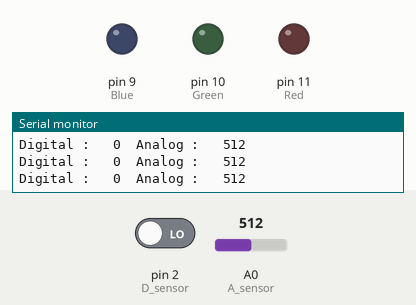
Simulated run of this sketch. Board: Arduino Uno, built with avr-gcc and run on an emulated ATmega328P. Shown: output pins drawn as LEDs (lit = HIGH), the last lines printed to the serial monitor. The inputs (shaded band) are chosen by the test bench; at power-on: pin 2 (D_sensor) LOW, A0 (A_sensor) = 512.

Above: at 1.2 s.
1.3 s: pin 2 (D_sensor) driven HIGH
At 2.2 s:
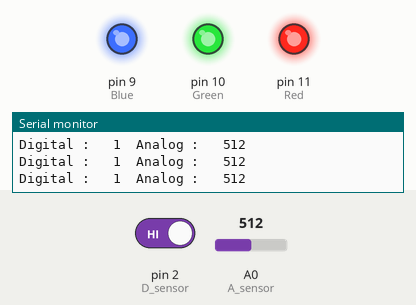
2.8 s: A0 (A_sensor) set to 110
4.3 s: A0 (A_sensor) set to 94
7.3 s: pin 2 (D_sensor) driven LOW
At 8.1 s:
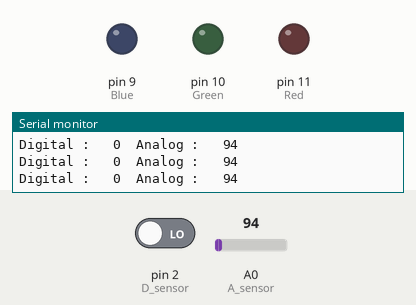
Timing chart, 0 to 9.8 s (numbered marks = the images above; inputs shaded):
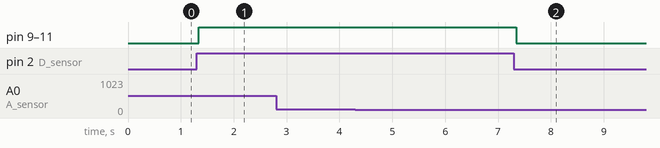

The sketch:

8_LightSensor_LED.ino
```cpp
#define Blue 9
#define Green 10
#define Red 11
#define D_sensor 2
#define A_sensor A0

void setup() {
  pinMode(Blue,OUTPUT);
  pinMode(Green,OUTPUT);
  pinMode(Red,OUTPUT);
  pinMode(D_sensor,INPUT);
  pinMode(A_sensor,INPUT);

  digitalWrite(Blue,LOW);
  digitalWrite(Green,LOW);
  digitalWrite(Red,LOW);

  Serial.begin(9600);
  Serial.println("Start");
}

int light_digital=0;
int light_analog=0;

void loop() {
  light_digital = digitalRead(D_sensor);
  light_analog = analogRead(A_sensor);
  Serial.print("Digital : \t");
  Serial.print(light_digital);
  Serial.print("\tAnalog : \t");
  Serial.println(light_analog);

  LED_Digital(Blue);
  LED_Digital(Green);
  LED_Digital(Red);
  /*LED_Analog(Blue);
  LED_Analog(Green);
  LED_Analog(Red);*/
}

void LED_Digital(int LED){
  digitalWrite(LED,light_digital);
}

void LED_Analog(int LED){
  analogWrite(LED,map(light_analog,0,1023,0,255));
}
```

Measured:
- after the input at 1.3 s, pin 9 (Blue), pin 10 (Green), pin 11 (Red): LOW → HIGH at once
- after the input at 7.3 s, pin 9 (Blue), pin 10 (Green), pin 11 (Red): HIGH → LOW at once
